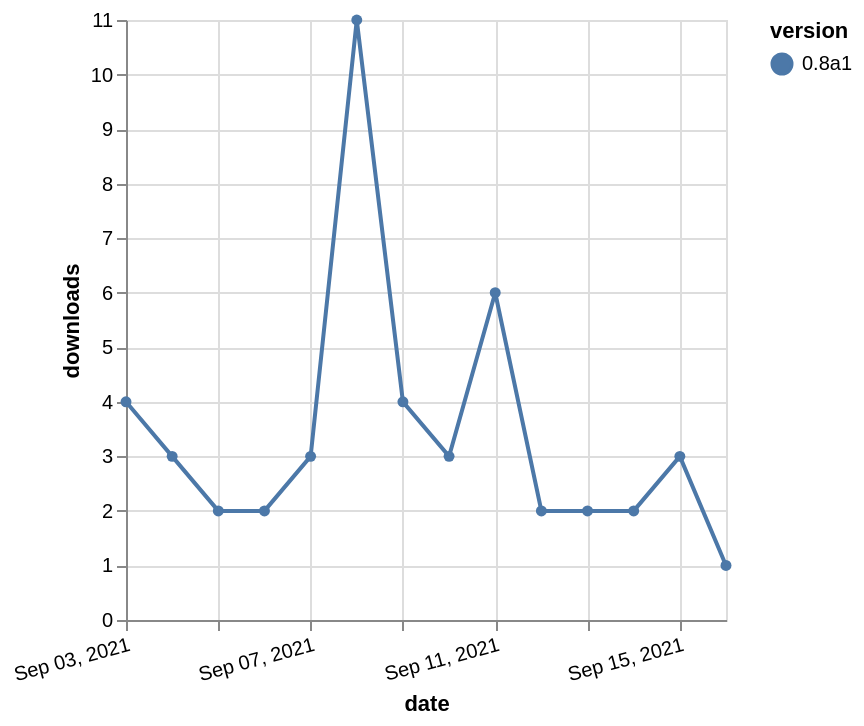

Here is the Vega-Lite specification saved for this chart:
### Vega-Lite specification from a JSON file in a GitHub repository (floating-point values rounded to 4 significant figures)
{"$schema": "https://vega.github.io/schema/vega-lite/v5.json", "description": "A simple bar chart with embedded data.", "data": {"values": [{"date": "2021-09-03", "total": 1978, "delta": 4, "version": "0.8a1"}, {"date": "2021-09-04", "total": 1981, "delta": 3, "version": "0.8a1"}, {"date": "2021-09-05", "total": 1983, "delta": 2, "version": "0.8a1"}, {"date": "2021-09-06", "total": 1985, "delta": 2, "version": "0.8a1"}, {"date": "2021-09-07", "total": 1988, "delta": 3, "version": "0.8a1"}, {"date": "2021-09-08", "total": 1999, "delta": 11, "version": "0.8a1"}, {"date": "2021-09-09", "total": 2003, "delta": 4, "version": "0.8a1"}, {"date": "2021-09-10", "total": 2006, "delta": 3, "version": "0.8a1"}, {"date": "2021-09-11", "total": 2012, "delta": 6, "version": "0.8a1"}, {"date": "2021-09-12", "total": 2014, "delta": 2, "version": "0.8a1"}, {"date": "2021-09-13", "total": 2016, "delta": 2, "version": "0.8a1"}, {"date": "2021-09-14", "total": 2018, "delta": 2, "version": "0.8a1"}, {"date": "2021-09-15", "total": 2021, "delta": 3, "version": "0.8a1"}, {"date": "2021-09-16", "total": 2022, "delta": 1, "version": "0.8a1"}]}, "width": "container", "mark": {"type": "line", "point": {"filled": true}}, "encoding": {"x": {"field": "date", "type": "temporal", "timeUnit": "yearmonthdate", "title": "date", "axis": {"labelAngle": -15}}, "y": {"field": "delta", "type": "quantitative", "title": "downloads"}, "color": {"field": "version", "type": "nominal"}, "tooltip": {"field": "delta"}}}
